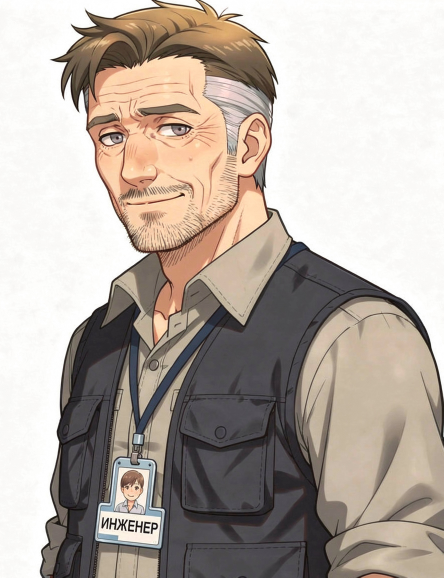
#> input picture assets/gen/_ref_sergey_face_0.png, 887 x 1155 px, given in place of prolog_p6_firstflight__gpt-image-2_0.png, which was not available (shown at 1/2 size)
$ python _prolog_678_sheet.py
#> lines starting #> are read from the running program, lines starting #| are printed output that depends on the picture
# -*- coding: utf-8 -*-
"""Лист Ивану: кадры пролога 6 / 7 / 8 (план 2026-10-25, плотная сетка кадров)."""
import os
from PIL import Image, ImageDraw, ImageFont

HERE = os.path.dirname(os.path.abspath(__file__))

ROOT = os.path.dirname(HERE)
GEN = os.path.join(ROOT, "assets", "gen")
OUT = os.path.join(ROOT, "_sat")
os.makedirs(OUT, exist_ok=True)

try:
    f = ImageFont.truetype("/usr/share/fonts/truetype/dejavu/DejaVuSans-Bold.ttf", 26)
    fl = ImageFont.truetype("/usr/share/fonts/truetype/dejavu/DejaVuSans.ttf", 19)
except Exception:
    f = fl = ImageFont.load_default()

items = [
    ("6 · ХРОНИКА ПЕРВОГО ПОЛЁТА — проводы Первой марсианской экспедиции, плёнка заметно старше",
     os.path.join(GEN, "prolog_p6_firstflight__gpt-image-2_0.png")),
    ("7 · ЦЕХ СБОРКИ — НОВАЯ ракета недостроена (нижний пояс, шпангоуты, леса), тот же цех, что S2",
     os.path.join(GEN, "prolog_p7_ceh_new__gpt-image-2_0.png")),
    ("8 · БАССЕЙН-ГИДРОЛАБОРАТОРИЯ — макет модуля на глубине, космонавты в скафандрах",
     os.path.join(GEN, "prolog_p8_pool__gpt-image-2_0.png")),
]

cw, pad, top, lab = 1280, 16, 56, 30
first = Image.open(items[0][1])
#> first is the input picture: PIL image 887x1155 RGB; mean R, G, B 181.7, 171.6, 163.1
ch = int(round(cw * first.size[1] / first.size[0]))
#> ch = 1667
W = cw + 2 * pad
H = top + len(items) * (ch + lab + pad) + pad
#> H = 5211
cv = Image.new("RGB", (W, H), (14, 16, 22))
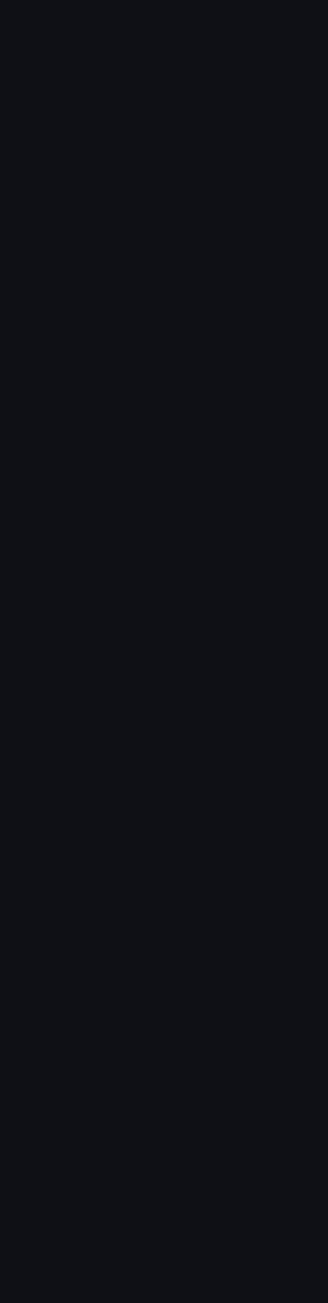
#> cv: PIL image 1312x5211 RGB (shown at 1/4 size); mean R, G, B 14, 16, 22
d = ImageDraw.Draw(cv)
d.text((pad, 16), "Зарянка · пролог, кадры 6-8 (gpt-image-2, 12.18 ₽)", fill=(240, 240, 245), font=f)

y = top
for labt, p in items:
    im = Image.open(p).convert("RGB").resize((cw, ch), Image.LANCZOS)
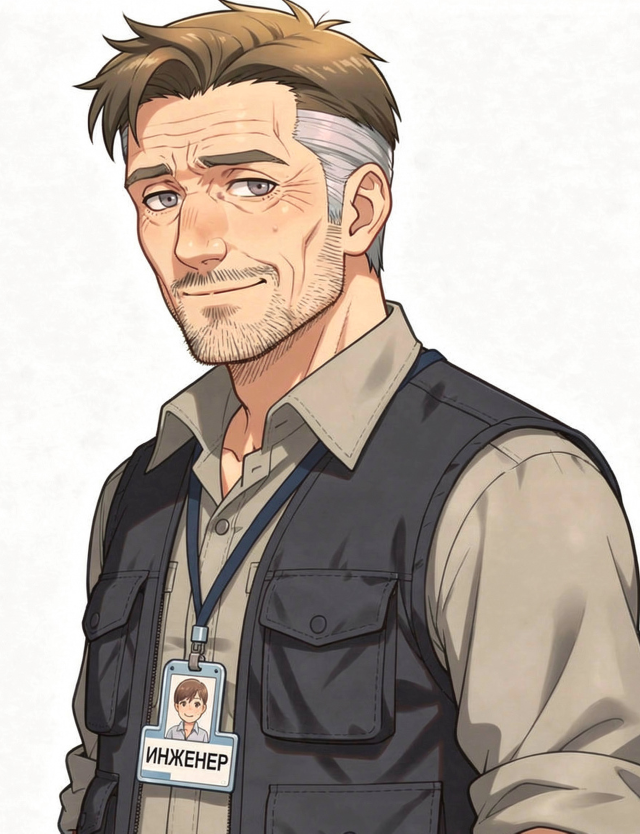
#> im: PIL image 1280x1667 RGB (shown at 1/2 size); mean R, G, B 181.7, 171.6, 163.1
    cv.paste(im, (pad, y))
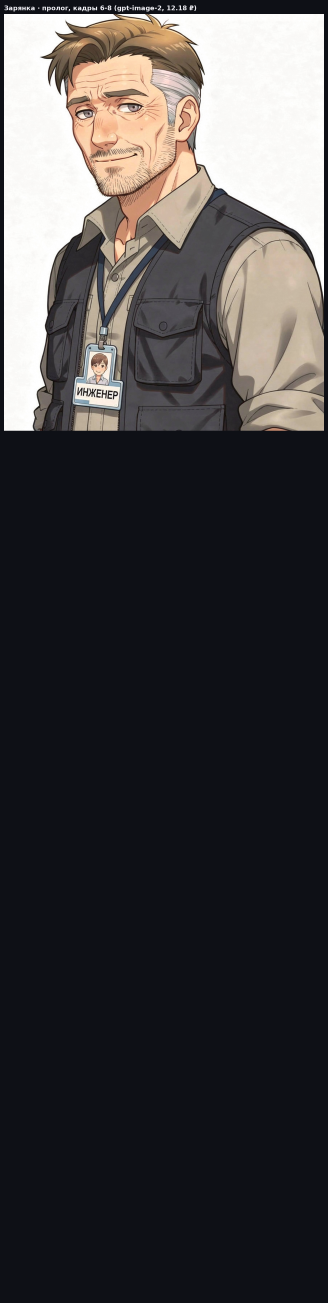
#> cv: PIL image 1312x5211 RGB (shown at 1/4 size); mean R, G, B 66.5, 64.7, 66.2
    d.rectangle([pad, y, pad + cw - 1, y + ch - 1], outline=(48, 52, 64))
    d.text((pad, y + ch + 5), labt, fill=(212, 216, 224), font=fl)
    y += ch + lab + pad
#> y = 1769
#> pass 2 of the loop `for labt, p in items:`:
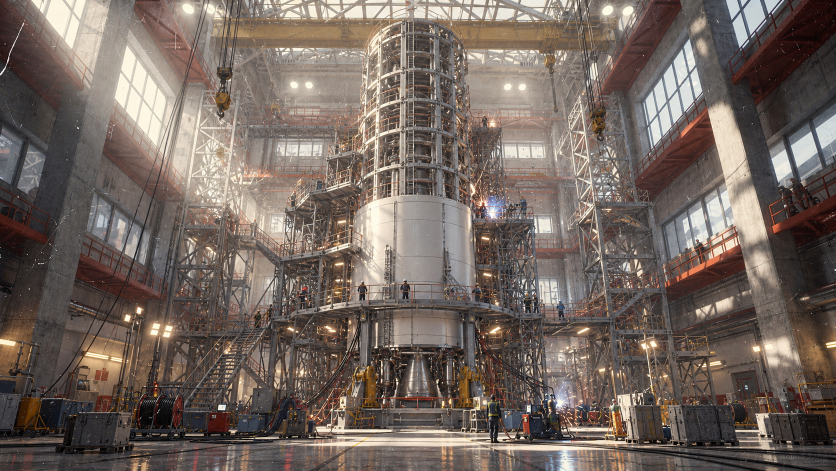
#> input picture assets/gen/prolog_p7_ceh_new__gpt-image-2_0.png, 1672 x 941 px (shown at 1/2 size)
#> `im = Image.open(p).convert("RGB").resize((cw, ch), Image.LANCZOS)`:
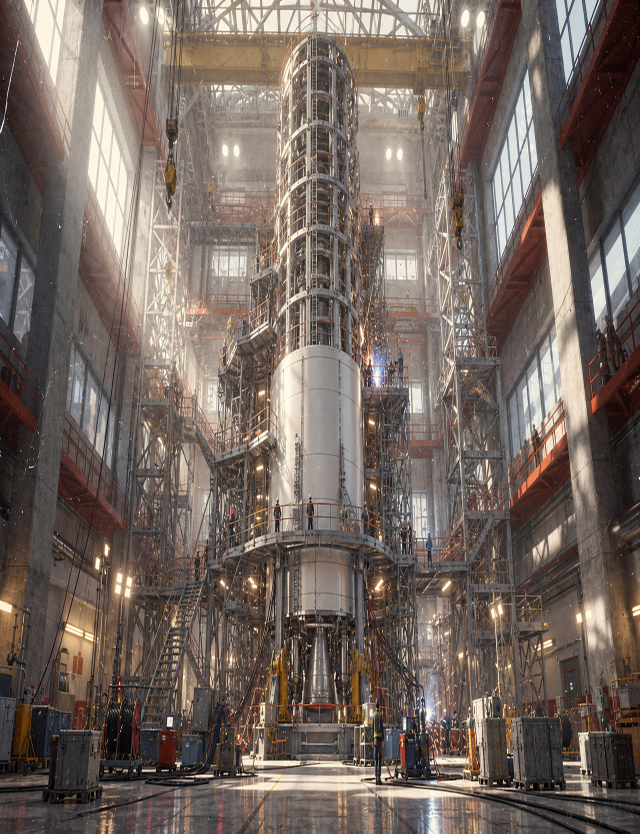
#> im: PIL image 1280x1667 RGB (shown at 1/2 size); mean R, G, B 115.7, 103.2, 95.9
#> `cv.paste(im, (pad, y))`:
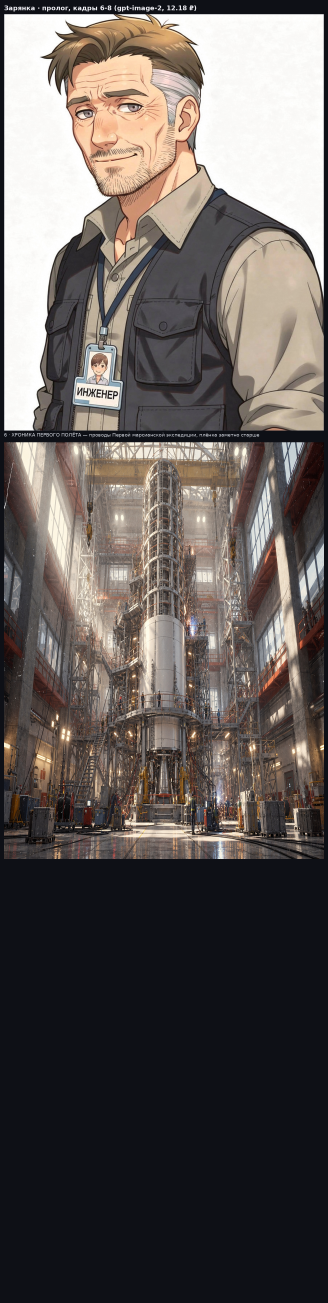
#> cv: PIL image 1312x5211 RGB (shown at 1/4 size); mean R, G, B 98.3, 91.9, 89.3
#> pass 3 of the loop `for labt, p in items:`:
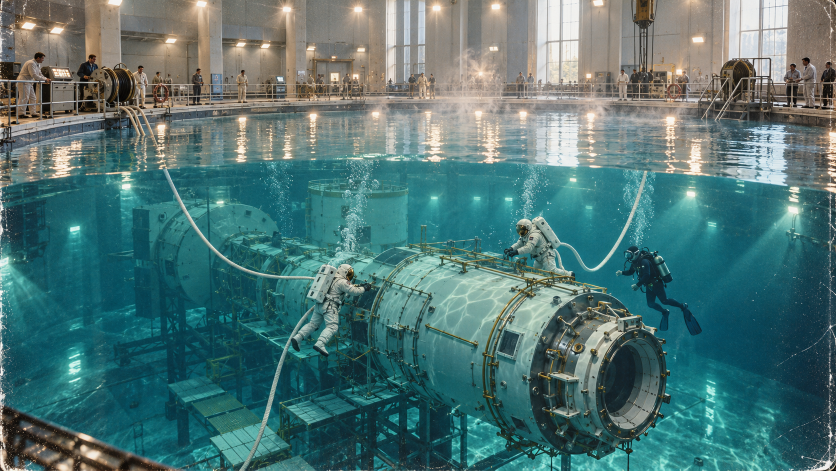
#> input picture assets/gen/prolog_p8_pool__gpt-image-2_0.png, 1672 x 941 px (shown at 1/2 size)
#> `im = Image.open(p).convert("RGB").resize((cw, ch), Image.LANCZOS)`:
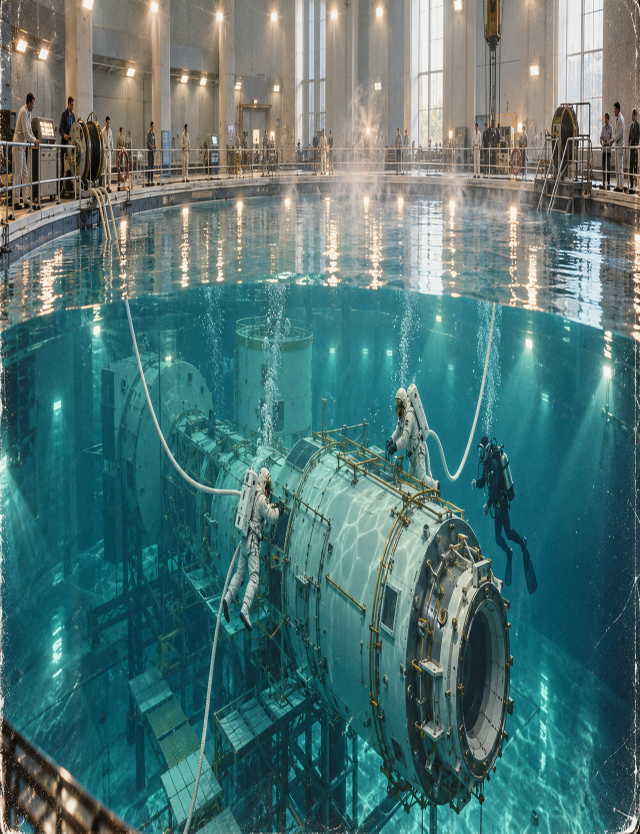
#> im: PIL image 1280x1667 RGB (shown at 1/2 size); mean R, G, B 79.9, 116.7, 116.1
#> `cv.paste(im, (pad, y))`:
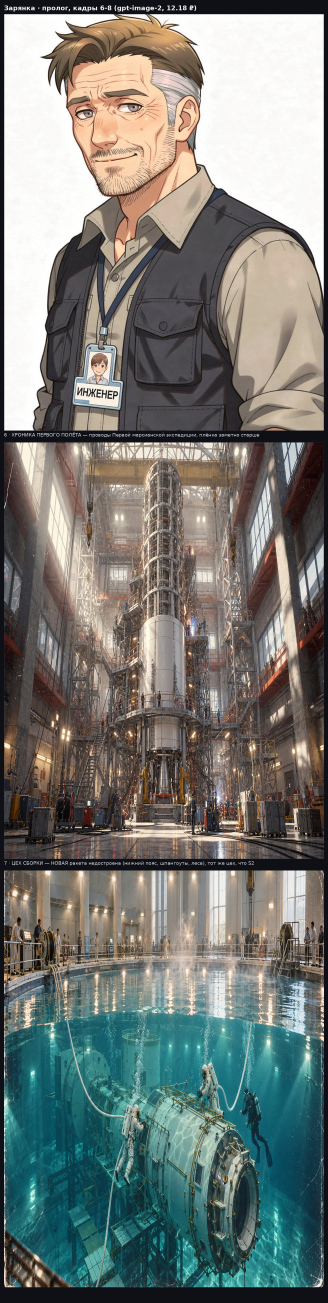
#> cv: PIL image 1312x5211 RGB (shown at 1/4 size); mean R, G, B 118.9, 123.5, 118.7

out = os.path.join(OUT, "sheet_p678.png")
cv.save(out)
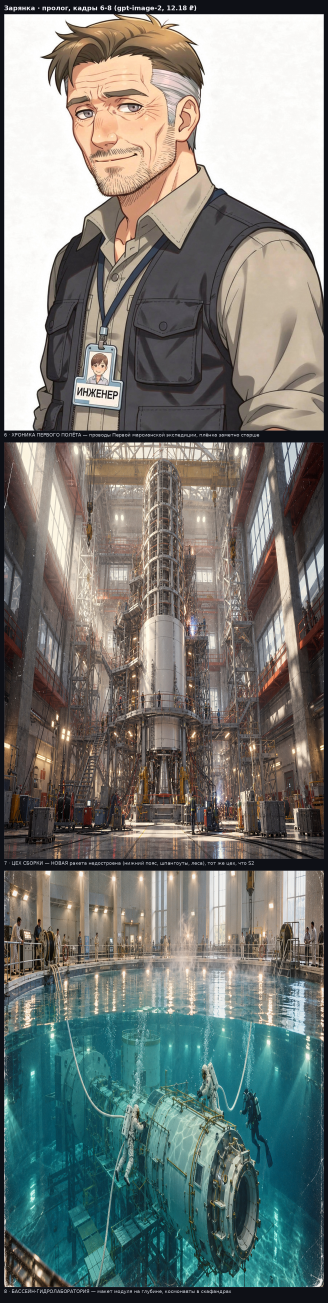
#> saved as sheet_p678.png: PIL image 1312x5211 RGB (shown at 1/4 size); mean R, G, B 118.9, 123.5, 118.8
print("saved", out, cv.size)
#| saved _sat/sheet_p678.png (1312, 5211)

# деталь в нативе: левый и правый край каждого кадра (буквы/артефакты)
crops = []
for labt, p in items:
    im = Image.open(p).convert("RGB")
    w, h = im.size
#> w = 887; h = 1155
    half = w // 2
#> half = 443
    crops.append((labt.split("—")[0].strip() + " · левая половина, натив",
                  im.crop((0, 0, half, h))))
    crops.append((labt.split("—")[0].strip() + " · правая половина, натив",
                  im.crop((half, 0, w, h))))
#> pass 2 of the loop `for labt, p in items:`:
#> im is the input picture: PIL image 1672x941 RGB; mean R, G, B 115.7, 103.2, 95.9
#> pass 3 of the loop `for labt, p in items:`:
#> im is the input picture: PIL image 1672x941 RGB; mean R, G, B 79.9, 116.7, 116.1

pad2, top2 = 14, 50
cw2 = max(c.size[0] for _, c in crops)
#> cw2 = 836
H2 = top2 + sum(c.size[1] + 26 + pad2 for _, c in crops) + pad2
#> H2 = 6378
cv2 = Image.new("RGB", (cw2 + 2 * pad2, H2), (14, 16, 22))
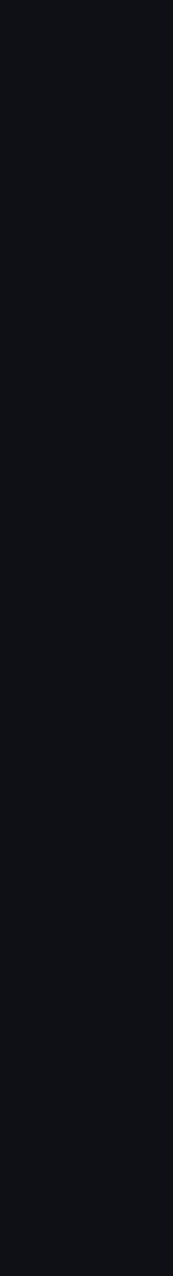
#> cv2: PIL image 864x6378 RGB (shown at 1/5 size); mean R, G, B 14, 16, 22
d2 = ImageDraw.Draw(cv2)
d2.text((pad2, 14), "Кадры 6-8 · нативное разрешение (проверка букв и артефактов)",
        fill=(240, 240, 245), font=f)
y = top2
for labt, c in crops:
    cv2.paste(c, (pad2, y))
    d2.rectangle([pad2, y, pad2 + c.size[0] - 1, y + c.size[1] - 1], outline=(48, 52, 64))
    d2.text((pad2, y + c.size[1] + 4), labt, fill=(212, 216, 224), font=fl)
    y += c.size[1] + 26 + pad2
#> this loop made 6 passes
#> y on passes 1, 2, 5, 6: 1245, 2440, 5383, 6364
#> (labt, y) on passes 3 to 4: ('7 · ЦЕХ СБОРКИ · левая половина, натив', 3421), ('7 · ЦЕХ СБОРКИ · правая половина, натив', 4402)
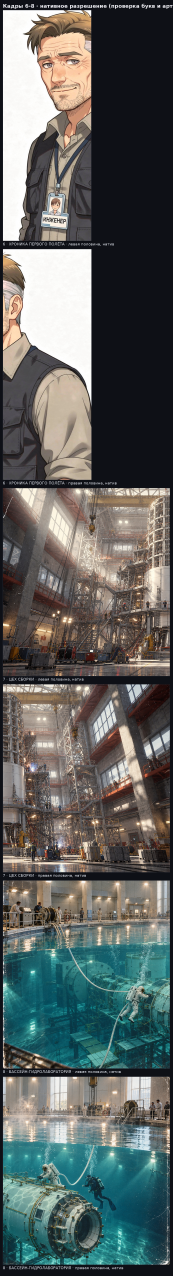
#> cv2: PIL image 864x6378 RGB (shown at 1/5 size); mean R, G, B 93.4, 99, 96.7
#> after the loop, y = 6364
out2 = os.path.join(OUT, "sheet_p678_detail.png")
cv2.save(out2)
print("saved", out2, cv2.size)
#| saved _sat/sheet_p678_detail.png (864, 6378)
